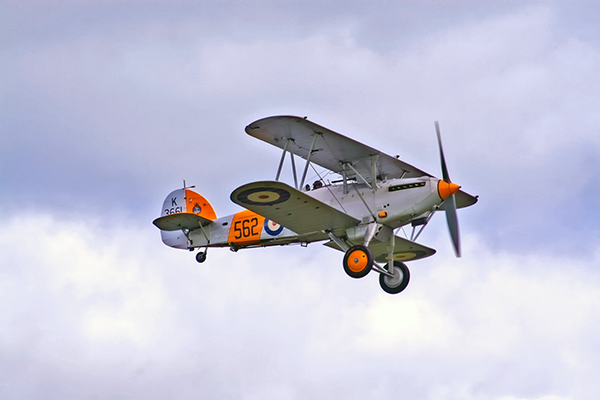
//> input picture opencv/data/airplane.bmp, 600 x 400 px, given in place of the camera
$ ./2_follow_color_paper_denoised   (built with g++ and OpenCV 4)
//> lines starting //> are read from the running program, lines starting //| are printed output that depends on the picture; after the words box and inside, x2 and y2 are one past the last pixel; in counts of white or black regions, pixels touching at a corner belong together
#include <opencv2/opencv.hpp>
#include <iostream>

using namespace std;
using namespace cv;

void onMouse(int event, int x, int y, int, void* userdata)
{
    if (event == EVENT_LBUTTONDOWN) {
        Mat* hsv = (Mat*)userdata;
        Vec3b color = hsv->at<Vec3b>(y, x);
        cout << "클릭 좌표 HSV = (" << (int)color[0] << ", " << (int)color[1] << ", " << (int)color[2] << ")" << endl;
    }
}

int main() {
    VideoCapture cap(0);  // 0번 카메라 열기 (기본 웹캠)

    if (!cap.isOpened()) {
        cerr << "❌ 카메라를 열 수 없습니다!" << endl;
        return -1;
    }

    Mat frame, hsv, mask;

    Mat kernel = getStructuringElement(MORPH_RECT, Size(3, 3)); // 노이즈 제거를 위한 커널 생성
    Mat cleanedMask;

    namedWindow("🟩 HSV 이미지");
    setMouseCallback("🟩 HSV 이미지", onMouse, &hsv);

    // 필터링 할 색상 범위 지정
    // Scalar lower(120, 5, 220);
    // Scalar upper(145, 40, 255);
    Scalar lower(120, 0, 210);
    Scalar upper(145, 60, 255);

    while (true) {
        cap >> frame; // 한 프레임 읽기
//> frame is the input picture: 400 rows x 600 cols, CV_8UC3; mean B, G, R 217.1, 197.6, 196.8
        if (frame.empty()) {
            cerr << "❌ 프레임을 가져오지 못했습니다!" << endl;
            break;
        }
        // BGR -> HSV 변환
        cvtColor(frame, hsv, COLOR_BGR2HSV);
//> hsv: 400 rows x 600 cols, CV_8UC3; mean H, S, V 111.5, 32.6, 219.9

        // 지정한 색상 범위에 해당하는 부분을 마스크로 생성
        inRange(hsv, lower, upper, mask);
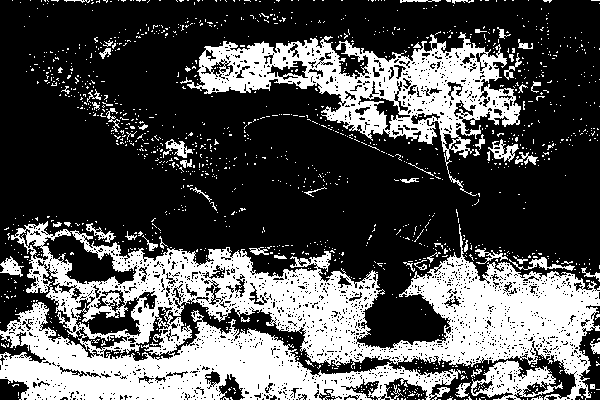
//> mask: 400 rows x 600 cols, CV_8UC1; 32.5% white; 1371 white regions (1313 under 20 px), largest, box (x1, y1, x2, y2) and area: (0, 221, 600, 400) 52860, (180, 32, 521, 196) 16004, (471, 360, 563, 400) 1732
        morphologyEx(mask, cleanedMask, MORPH_OPEN, kernel); // 노이즈 제거
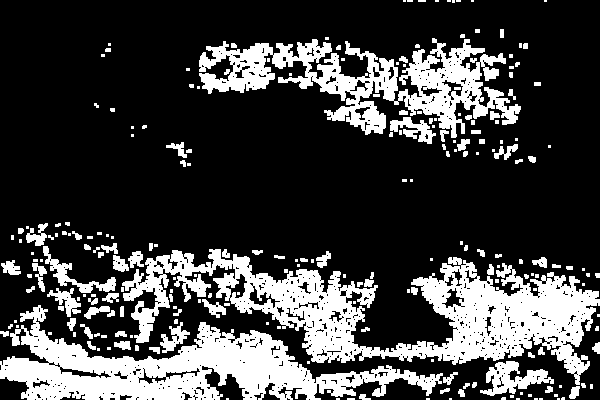
//> cleanedMask: 400 rows x 600 cols, CV_8UC1; 25.5% white; 231 white regions (130 under 20 px), largest, box (x1, y1, x2, y2) and area: (122, 249, 600, 385) 22637, (0, 305, 443, 400) 16346, (199, 38, 521, 138) 12168

        // 화면에 BGR과 HSV 이미지 출력
        imshow("🟦 BGR 이미지", frame); // BGR 이미지 창에 출력
        imshow("🟩 HSV 이미지", hsv); // HSV 이미지 창에 출력
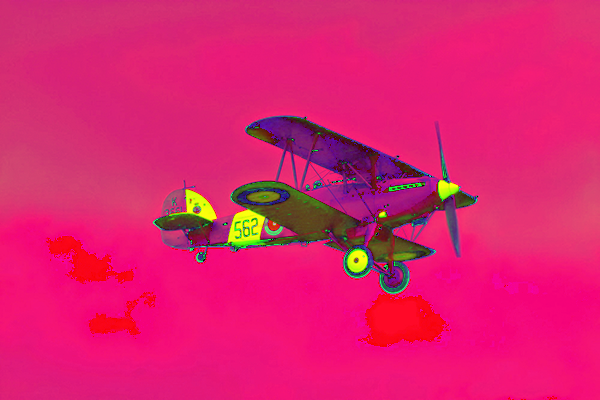
//> window '🟩 HSV 이미지': 400 rows x 600 cols, CV_8UC3; mean B, G, R 111.5, 32.6, 219.9
        imshow("🟨 마스크 이미지", mask); // 마스크 이미지 창에 출력
        imshow("🟧 노이즈 제거된 마스크 이미지", cleanedMask); // 노이즈 제거된 마스크 이미지 창에 출력

        if (waitKey(1) == 27) { // ESC 키 누르면 종료
//> the Esc key is pressed
            cout << "📴 종료합니다!" << endl;
            break;
        }
    }

    cap.release();
    destroyAllWindows();
    return 0;
}

$ run again, on opencv/data/cat.bmp
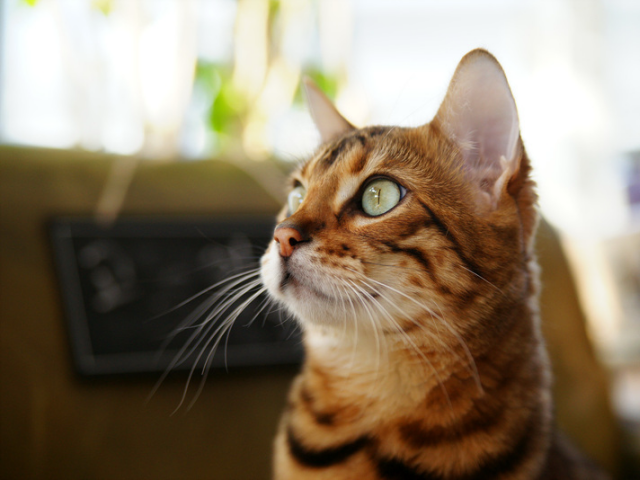
//> input picture opencv/data/cat.bmp, 640 x 480 px, given in place of the camera
//> frame is the input picture: 480 rows x 640 cols, CV_8UC3; mean B, G, R 104.5, 125.6, 140.8
//> hsv: 480 rows x 640 cols, CV_8UC3; mean H, S, V 29.8, 103.5, 142
//> `inRange(hsv, lower, upper, mask);`:
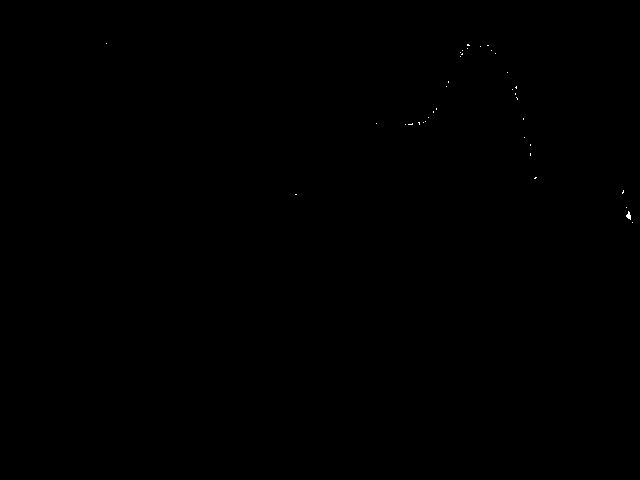
//> mask: 480 rows x 640 cols, CV_8UC1; 0.03% white in thin lines or dots, all inside (x1, y1, x2, y2) = (106, 43, 633, 223)
//> cleanedMask: 480 rows x 640 cols, CV_8UC1; 0.01% white; 1 white region (1 under 20 px)
//> `imshow("🟩 HSV 이미지", hsv);`:
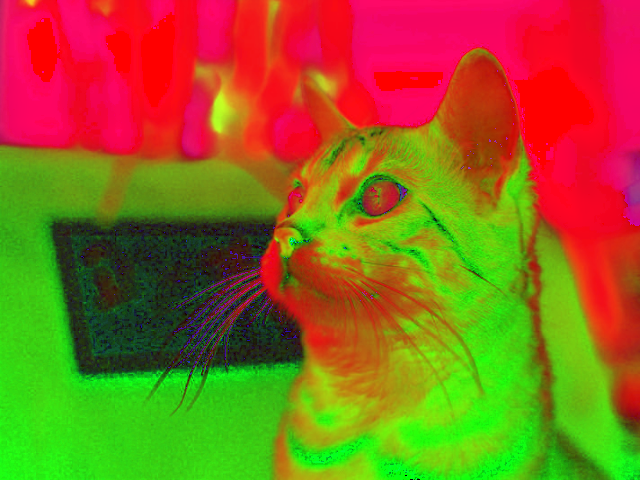
//> window '🟩 HSV 이미지': 480 rows x 640 cols, CV_8UC3; mean B, G, R 29.8, 103.5, 142
